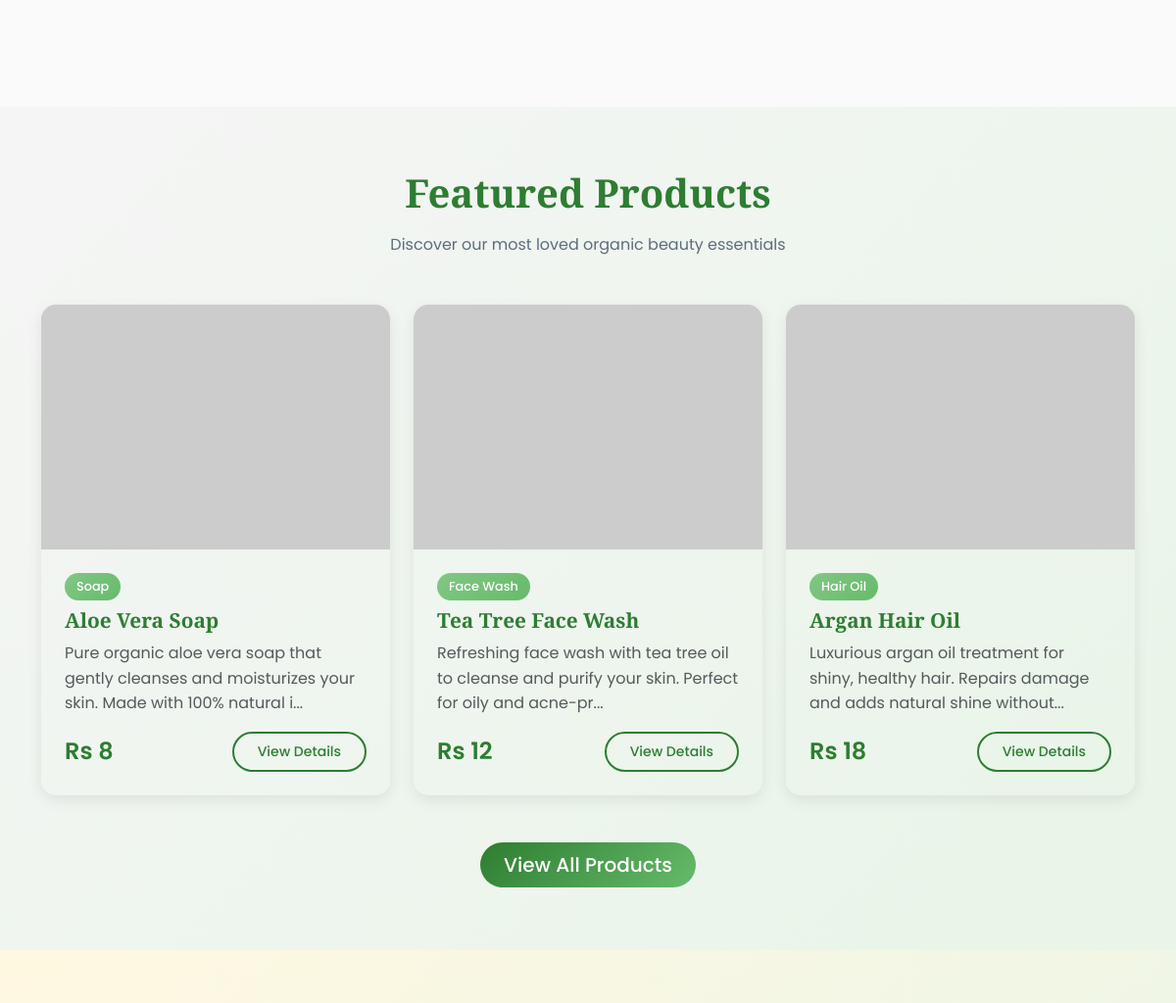
Before: / (middle part) with the older database file.
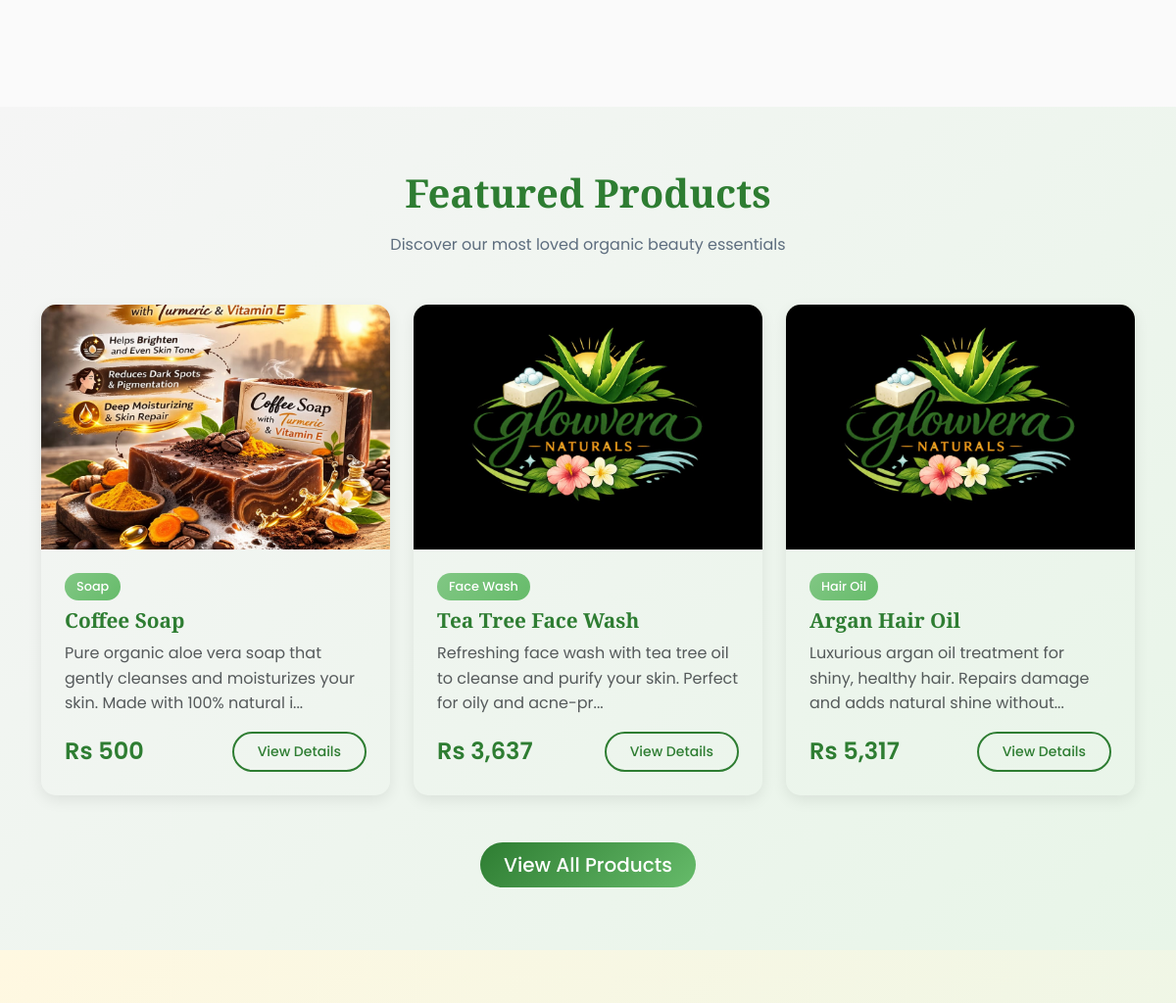
After: the same page with the newer database file.
### app.py (models this page shows)
class Product(db.Model):
    id = db.Column(db.Integer, primary_key=True)
    name = db.Column(db.String(100), nullable=False)
    description = db.Column(db.Text, nullable=False)
    price = db.Column(db.Float, nullable=False)
    image_url = db.Column(db.String(200))
    category = db.Column(db.String(50), nullable=False)
    stock_quantity = db.Column(db.Integer, default=0)
    ingredients = db.Column(db.Text)
    weight_grams = db.Column(db.Integer)
    is_featured = db.Column(db.Boolean, default=False)
    created_at = db.Column(db.DateTime, default=datetime.utcnow)

### app.py (the view)
@app.route('/')
def index():
    featured_products = Product.query.filter_by(is_featured=True).limit(6).all()
    return render_template('index.html', featured_products=featured_products)

### app.py (called while the page is built)
@app.context_processor
def utility_processor():
    def format_price(price):
        if not price:
            price = 0
        symbol = NATIVE_CURRENCY['symbol']
        return f"{symbol} {int(price):,}"
    return dict(format_price=format_price, currency=NATIVE_CURRENCY)

### templates/index.html (shortened to what this page needs)
{% extends "base.html" %}
{% block content %}
<section class="py-5">
    <div class="container">
        <div class="row text-center">
            <div class="col-md-4 mb-4">
                <div class="feature-card p-4">
                </div>
            </div>
            <div class="col-md-4 mb-4">
                <div class="feature-card p-4">
                </div>
            </div>
            <div class="col-md-4 mb-4">
                <div class="feature-card p-4">
                </div>
            </div>
        </div>
    </div>
</section>
<section class="featured-section">
    <div class="container">
        <h2 class="section-title">Featured Products</h2>
        <p class="section-subtitle">Discover our most loved organic beauty essentials</p>
        <div class="row">
            {% for product in featured_products %}
            <div class="col-lg-4 col-md-6 mb-4">
                <div class="product-card h-100">
                    <img src="{{ product.image_url }}" alt="{{ product.name }}" class="product-image w-100"https://placehold.co/300x300/E8F5E8/2E7D32?text=Image+Not+Available'">
                    <div class="card-body p-4">
                        <div class="mb-2">
                            <span class="category-badge d-inline-block mb-2">{{ product.category }}</span>
                            <h5 class="product-title">{{ product.name }}</h5>
                        </div>
                        <p class="text-muted mb-3">{{ product.description[:100] }}...</p>
                        <div class="d-flex justify-content-between align-items-center">
                            <span class="product-price">{{ format_price(product.price) }}</span>
                            <a href="{{ url_for('product_detail', product_id=product.id) }}"
                               class="btn btn-outline-primary btn-sm">View Details</a>
                        </div>
                    </div>
                </div>
            </div>
            {% endfor %}
        </div>
        <div class="text-center mt-4">
            <a href="{{ url_for('products') }}" class="btn btn-primary btn-lg">View All Products</a>
        </div>
    </div>
</section>
<section id="about" class="about-section">
</section>
{% endblock %}

Changed rows visible on the page:
changed Product "Soap": image_url: picture added in place of a placeholder; name "Aloe Vera Soap" → "Coffee Soap"; price "Rs 8" → "Rs 500"
changed Product "Tea Tree Face Wash": image_url: picture added in place of a placeholder; price "Rs 12" → "Rs 3,637"
changed Product "Argan Hair Oil": image_url: picture added in place of a placeholder; price "Rs 18" → "Rs 5,317"
